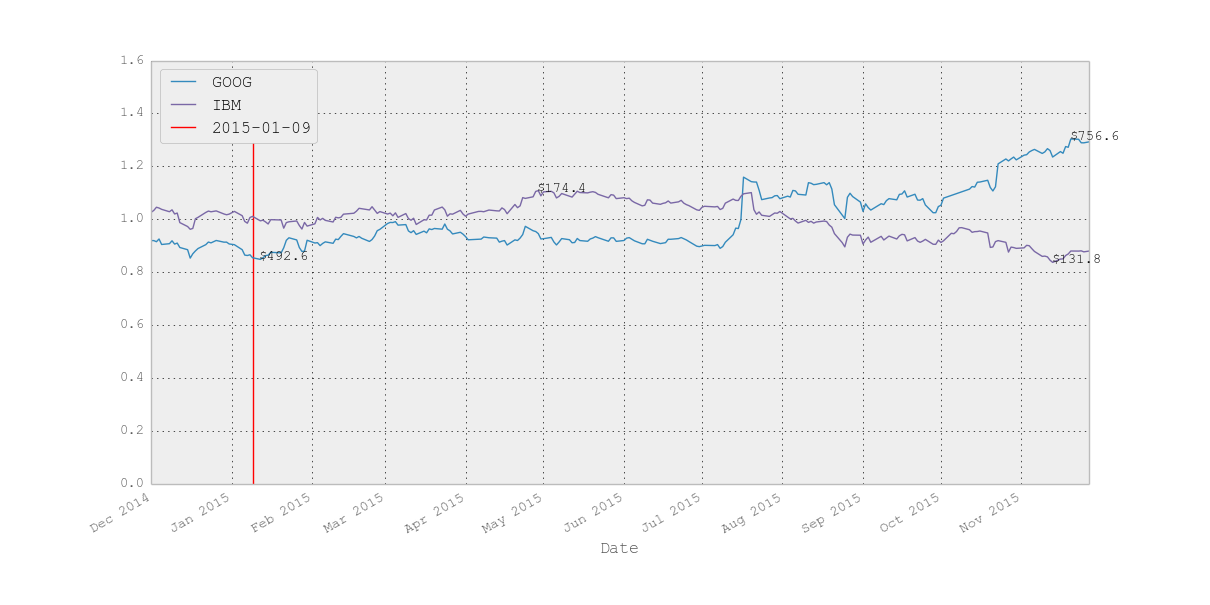

Here is the Python script that generated this plot:


from matplotlib import pyplot as plt
from pandas.io.data import DataReader
from datetime import datetime
import pandas as pd

pd.options.display.mpl_style = 'default'

# use recent 1 year as range for stock quote
end = datetime.now()
start = datetime(end.year-1, end.month, end.day)

# Read stock data from google finance
stock_label1 = 'GOOG'
stock_label2 = 'IBM'
comp1 = DataReader(stock_label1, 'google', start, end)
comp2 = DataReader(stock_label2, 'google', start, end)

# As two stocks might have different price scope,
# use relative ratio instead of absolute price for y-axis
comp1_mean = comp1['Close'].mean()
comp2_mean = comp2['Close'].mean()
comp1['adj_close'] = comp1['Close'] / comp1_mean
comp2['adj_close'] = comp2['Close'] / comp2_mean
ax = comp1['adj_close'].plot(legend=True, label=stock_label1, figsize=(10, 4))
ax2 = comp2['adj_close'].plot(legend=True, label=stock_label2, figsize=(10, 4))

# draw a vertical line indicating an event on the comparison plot
ymin = 0
ymax = max(ax.get_ylim()[1], ax2.get_ylim()[1])
event_date = datetime(2015, 1, 9)
plt.vlines(x=event_date, ymin=ymin, ymax=ymax, label=str(event_date)[:10], color='r')

# highlight the maximum and minimum stock prices for two stocks
for df in [comp1, comp2]:
	min_val = df.Close.min()
	max_val = df.Close.max()
	min_row = df[df.Close==min_val]
	max_row = df[df.Close==max_val]
	df_minxy = (min_row.index[0], min_val/df.Close.mean())
	df_maxxy = (max_row.index[0], max_val/df.Close.mean())
	price_str = '$'+str(round(min_val, 1))
	plt.annotate(price_str,xy=df_minxy)
	price_str = '$'+str(round(max_val, 1))
	plt.annotate(price_str,xy=df_maxxy)


plt.legend(loc='best')  # show the label of vertical line at a best position
# http://stackoverflow.com/questions/4700614/how-to-put-the-legend-out-of-the-plot
plt.show()
